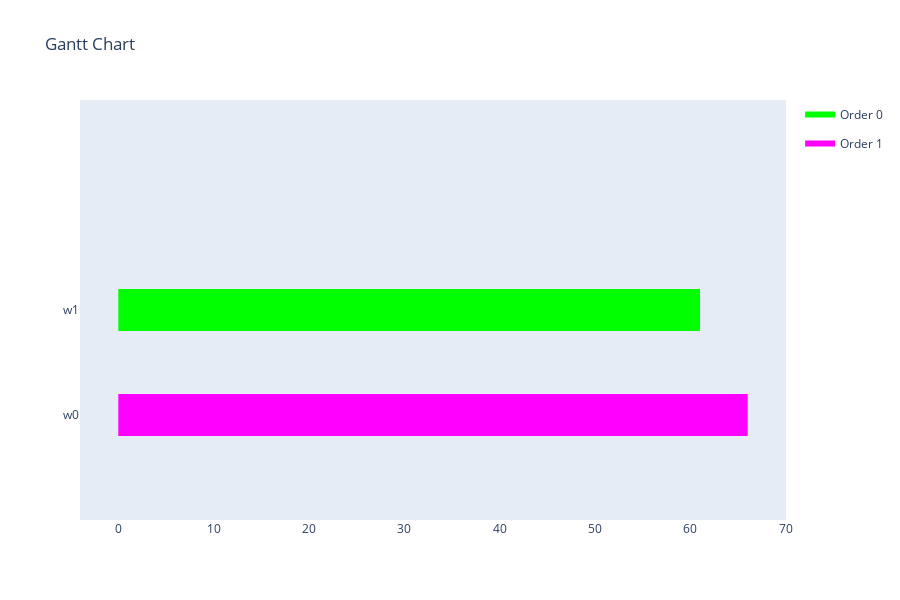

This figure's notebook cell:
### Markdown cell above
Visualization

### Code cell
visualize_schedule(schedule, production_environment, orders)

### Figure 1 — Plotly figure (JSON) as saved in the notebook; plotly's stock layout.template omitted (floating-point values rounded to 4 significant figures)
{"data": [{"fill": "toself", "fillcolor": "rgb(0, 255, 0)", "hoverinfo": "name", "legendgroup": "rgb(0, 255, 0)", "mode": "none", "name": "Order 0", "type": "scatter", "x": [0, 37, 37, 0, 0, 37, 61, 61, 37], "y": [0.8, 0.8, 1.2, 1.2, null, 0.8, 0.8, 1.2, 1.2]}, {"fill": "toself", "fillcolor": "rgb(255, 0, 255)", "hoverinfo": "name", "legendgroup": "rgb(255, 0, 255)", "mode": "none", "name": "Order 1", "type": "scatter", "x": [0, 45, 45, 0, 0, 45, 66, 66, 45], "y": [-0.2, -0.2, 0.2, 0.2, null, -0.2, -0.2, 0.2, 0.2]}, {"legendgroup": "rgb(0, 255, 0)", "marker": {"color": "rgb(0, 255, 0)", "opacity": 0, "size": 1}, "mode": "markers", "name": "", "showlegend": false, "text": [null, null, null, null], "type": "scatter", "x": [0, 37, 37, 61], "y": [1, 1, 1, 1]}, {"legendgroup": "rgb(255, 0, 255)", "marker": {"color": "rgb(255, 0, 255)", "opacity": 0, "size": 1}, "mode": "markers", "name": "", "showlegend": false, "text": [null, null, null, null], "type": "scatter", "x": [0, 45, 45, 66], "y": [0, 0, 0, 0]}], "layout": {"height": 600, "hovermode": "closest", "showlegend": true, "title": {"text": "Gantt Chart"}, "xaxis": {"rangeselector": {"buttons": [{"count": 7, "label": "1w", "step": "day", "stepmode": "backward"}, {"count": 1, "label": "1m", "step": "month", "stepmode": "backward"}, {"count": 6, "label": "6m", "step": "month", "stepmode": "backward"}, {"count": 1, "label": "YTD", "step": "year", "stepmode": "todate"}, {"count": 1, "label": "1y", "step": "year", "stepmode": "backward"}, {"step": "all"}]}, "showgrid": false, "type": "linear", "zeroline": false}, "yaxis": {"autorange": false, "range": [-1, 3], "showgrid": false, "ticktext": ["w0", "w1"], "tickvals": [0, 1], "zeroline": false}}}
